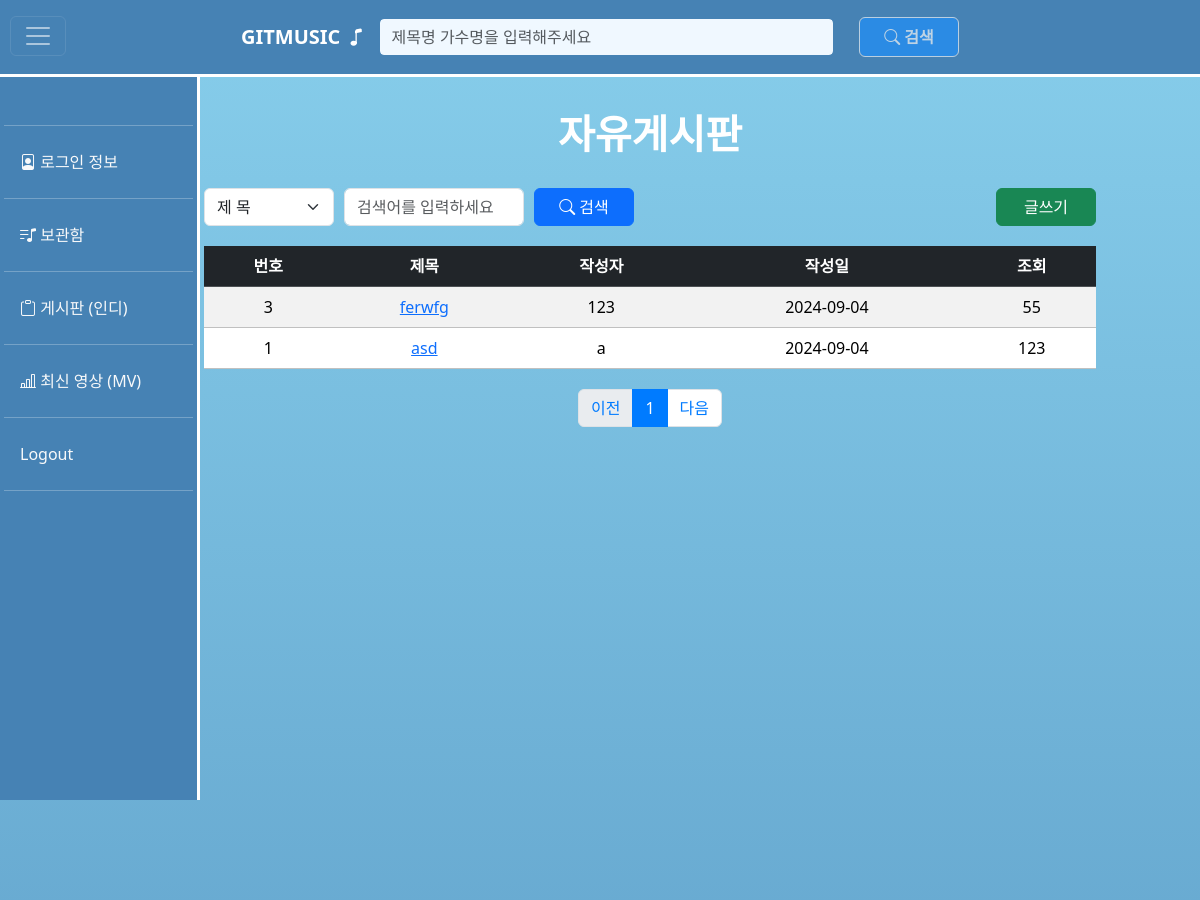
The app's page /board/list/1 (upper part), older data.
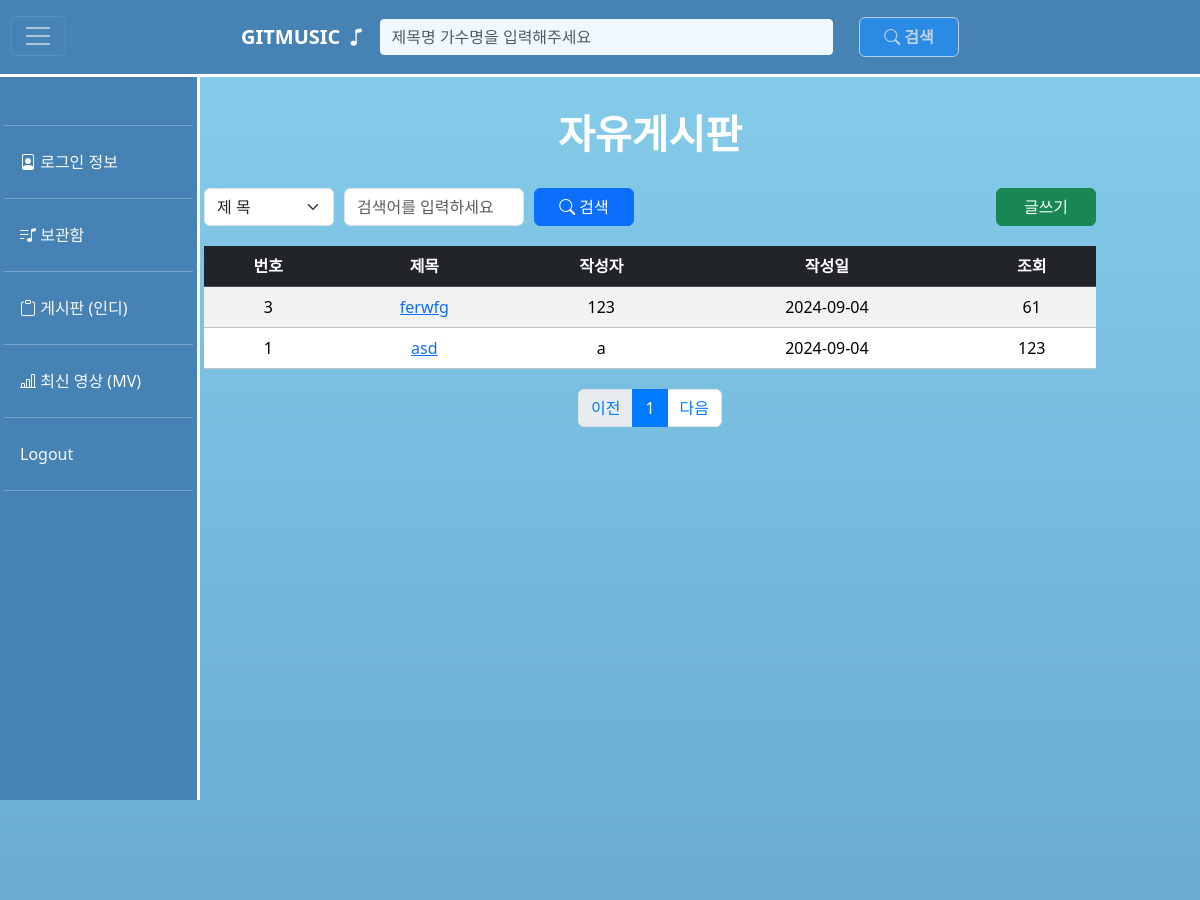
The same page, newer data.
### app/model/board.py (models this page shows)
class Board(Base):
    __tablename__ = 'board'
    bno: Mapped[int] = mapped_column(primary_key=True, autoincrement=True, index=True)
    title: Mapped[str] = mapped_column(String(30),index=True)
    userid: Mapped[str] = mapped_column(String(20),ForeignKey('member.userid')) # Member의 userid
    regdate: Mapped[datetime] = mapped_column(default=datetime.now)
    views: Mapped[int] = mapped_column(default=0)
    contents: Mapped[str]= mapped_column(Text)
    files = relationship("BoardFile", back_populates="board", cascade="all, delete-orphan")
    replys = relationship('Reply', back_populates='board', cascade="all, delete-orphan")

### app/routes/board.py (the view)
@board_router.get('/list/{cpg}', response_class=HTMLResponse)
async def list(req: Request, cpg: int, db: Session = Depends(get_db)):
    try:
        stpgb = int((cpg - 1) / 10) * 10 + 1
        bdlist, cnt = BoardService.select_board(db, cpg)
        allpage = ceil(cnt / 25)
        return templates.TemplateResponse('board/list.html',
                                          {'request': req, 'bdlist': bdlist, 'cpg': cpg,
                                           'stpgb': stpgb, 'allpage': allpage, 'baseurl': '/board/list/'})
    except Exception as ex:
        print(f'▷▷▷ list에서 오류 발생: {str(ex)}')
        return RedirectResponse(url='/member/error', status_code=303)

### views/templates/board/list.html (shortened to what this page needs)
{% extends 'include/base.html' %}
{% block main %}
<main>
    <div class="container table-container">
        <h2 class="text-center"><a class="mainpage" href="/board/list/1">자유게시판</a></h2>
        <div class="search-container">
            <div class="search-left">
            <form class="form-inline">
                <select name="findtype2" id="findtype2" class="form-select">
                    <option value="title">제 목</option>
                </select>
                <input type="text" class="form-control" style="background-color: white" name="search2" id="search2" placeholder="검색어를 입력하세요">
                <button type="button" id="findbtn2" class="btn btn-primary"><i class="bi bi-search"></i> 검색</button>
            </form>
            </div>
            <button type="button" class="btn btn-success" id="writebtn2">글쓰기</button>
        </div>
        <table class="table table-hover table-striped">
            <thead class="table-dark">
            <tr>
                <th>번호</th>
                <th>제목</th>
                <th>작성자</th>
                <th>작성일</th>
                <th>조회</th>
            </tr>
            </thead>
            <tbody>
            {% for bd in bdlist %}
            <tr>
                <td>{{ bd.bno }}</td>
                <td><a href="/board/view/{{ bd.bno }}">{{ bd.title }}</a></td>
                <td>{{ bd.userid }}</td>
                <td>{{ bd.regdate.strftime('%Y-%m-%d') }}</td>
                <td>{{ bd.views }}</td>
            </tr>
            {% endfor %}
            </tbody>
        </table>
        <div class="pagination-container">
            <nav>
                <ul class="pagination">
                    {% if cpg > 1 %}
                    <li class="page-item">
                        <a class="page-link" href="{{baseurl}}{{ cpg - 1 }}">이전</a>
                    </li>
                    {% else %}
                    <li class="page-item disabled">
                        <span class="page-link">이전</span>
                    </li>
                    {% endif %}
                    {% for idx in range(stpgb, stpgb + 10) %}
                    {% if idx <= allpage %}
                        {% if cpg != idx %}
                        <li class="page-item">
                            <a class="page-link" href="{{baseurl}}{{ idx }}">{{ idx }}</a>
                        </li>
                        {% else %}
                        <li class="page-item active">
                            <span class="page-link">{{ idx }}</span>
                        </li>
                        {% endif %}
                    {% endif %}
                    {% endfor %}
                    {% if cpg < allpage %}
                    <li class="page-item">
                        <a class="page-link" href="{{baseurl}}{{ cpg + 1 }}">다음</a>
                    </li>
                    {% else %}
                    <li class="page-item">
                        <a class="page-link" href="#">다음</a>
                    </li>
                    {% endif %}
                </ul>
            </nav>
        </div>
    </div>
</main>
{% endblock %}

Row changes from the older to the newer data that the page shows:
changed Board "ferwfg": views "55" → "61"
